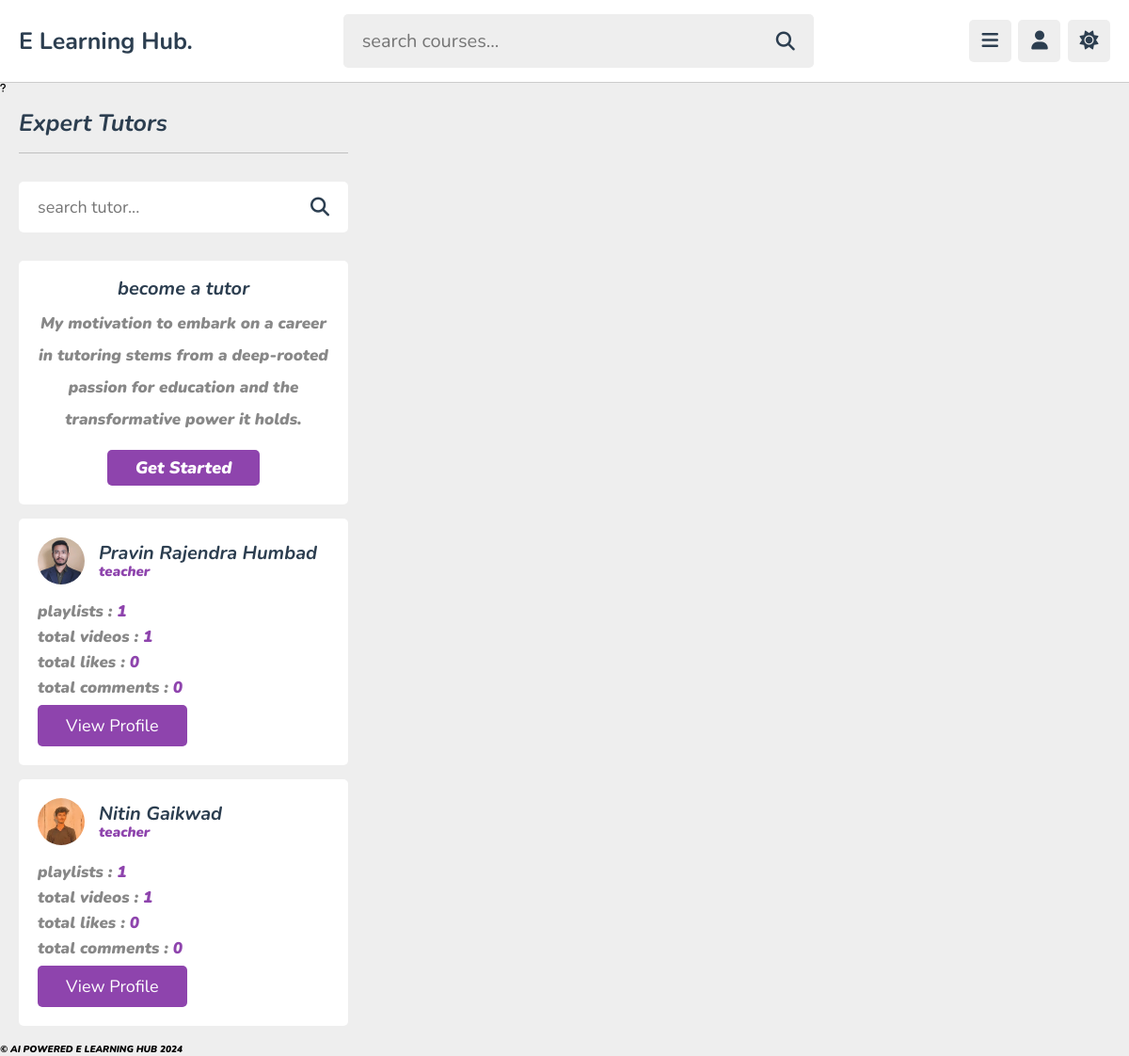
Screenshot of /teachers.php (signed in) with the database file from the repository.
### tables this page shows
CREATE TABLE `tutors` (
  `id` varchar(20) NOT NULL,
  `name` varchar(50) NOT NULL,
  `profession` varchar(50) NOT NULL,
  `email` varchar(50) NOT NULL,
  `password` varchar(50) NOT NULL,
  `image` varchar(100) NOT NULL
);

### teachers.php (the view, shortened to what this page needs)
<?php
include 'components/connect.php';
?>
<!DOCTYPE html>
<html lang="en">
<head>
   <link rel="stylesheet" href="https://cdnjs.cloudflare.com/ajax/libs/font-awesome/6.2.0/css/all.min.css">
   <link rel="stylesheet" href="css/style.css">
</head>
<body>
<?php include 'components/user_header.php'; ?>
<section class="teachers">
   <h1 class="heading">expert tutors</h1>
   <form action="search_tutor.php" method="post" class="search-tutor">
      <input type="text" name="search_tutor" maxlength="100" placeholder="search tutor..." required>
      <button type="submit" name="search_tutor_btn" class="fas fa-search"></button>
   </form>
   <div class="box-container">
      <div class="box offer">
         <h3>become a tutor</h3>
         <p>My motivation to embark on a career in tutoring stems from a deep-rooted passion for education and the transformative power it holds.</p>
         <a href="admin/register.php" class="inline-btn">get started</a>
      </div>
      <?php
         $select_tutors = $conn->prepare("SELECT * FROM `tutors`");
         $select_tutors->execute();
         if($select_tutors->rowCount() > 0){
            while($fetch_tutor = $select_tutors->fetch(PDO::FETCH_ASSOC)){
               $tutor_id = $fetch_tutor['id'];
               $count_playlists = $conn->prepare("SELECT * FROM `playlist` WHERE tutor_id = ?");
               $count_playlists->execute([$tutor_id]);
               $total_playlists = $count_playlists->rowCount();
               $count_contents = $conn->prepare("SELECT * FROM `content` WHERE tutor_id = ?");
               $count_contents->execute([$tutor_id]);
               $total_contents = $count_contents->rowCount();
               $count_likes = $conn->prepare("SELECT * FROM `likes` WHERE tutor_id = ?");
               $count_likes->execute([$tutor_id]);
               $total_likes = $count_likes->rowCount();
               $count_comments = $conn->prepare("SELECT * FROM `comments` WHERE tutor_id = ?");
               $count_comments->execute([$tutor_id]);
               $total_comments = $count_comments->rowCount();
      ?>
      <div class="box">
         <div class="tutor">
            <img src="uploaded_files/<?= $fetch_tutor['image']; ?>" alt="">
            <div>
               <h3><?= $fetch_tutor['name']; ?></h3>
               <span><?= $fetch_tutor['profession']; ?></span>
            </div>
         </div>
         <p>playlists : <span><?= $total_playlists; ?></span></p>
         <p>total videos : <span><?= $total_contents ?></span></p>
         <p>total likes : <span><?= $total_likes ?></span></p>
         <p>total comments : <span><?= $total_comments ?></span></p>
         <form action="tutor_profile.php" method="post">
            <input type="submit" value="view profile" name="tutor_fetch" class="inline-btn">
         </form>
      </div>
      <?php
            }
         }else{
            echo '<p class="empty">no tutors found!</p>';
         }
      ?>
   </div>
</section>
<?php include 'components/footer.php'; ?>
</body>
</html>

### components/user_header.php (shortened to what this page needs)
<header class="header">
   <section class="flex">
      <a href="home.php" class="logo">E Learning Hub.</a>
      <form action="search_course.php" method="post" class="search-form">
         <input type="text" name="search_course" placeholder="search courses..." required maxlength="100">
         <button type="submit" class="fas fa-search" name="search_course_btn"></button>
      </form>
      <div class="icons">
         <div id="menu-btn" class="fas fa-bars"></div>
         <div id="user-btn" class="fas fa-user"></div>
         <div id="toggle-btn" class="fas fa-sun"></div>
      </div>
   </section>
</header>
<div class="side-bar">
   <nav class="navbar">
      <a href="chatbot.html"><i class="fas fa-question "><i><span>   chatbot</span></a>
   </nav>
</div>

### components/footer.php
<footer class="footer">
   &copy; AI POWERED E LEARNING HUB <?= date('Y'); ?> <span></span>
</footer>

### css/style.css (style rules this page uses)
:root { --main-color:#8e44ad; --red:#e74c3c; --oragen:#f39c12; --white:#fff; --black:#2c3e50; --light-color:#888; --light-bg:#eee; --border:.1rem solid rgba(0,0,0,.2); }
* { font-family: 'Nunito', sans-serif; margin: 0; padding: 0; box-sizing: border-box; outline: none; border: none; text-decoration: none; }
html { font-size: 62.5%; overflow-x: hidden; }
body { background-color: var(--light-bg); padding-left: 30rem; }
section { padding:2rem; max-width: 1200px; margin: auto; display: -ms-inline-grid; }
.btn, .option-btn, .delete-btn, .inline-btn, .inline-option-btn, .inline-delete-btn { border-radius: .5rem; padding: 1rem 3rem; font-size: 1.8rem; color: #fff; margin-top: 1rem; text-transform: capitalize; cursor: pointer; text-align: center; }
.inline-btn, .inline-option-btn, .inline-delete-btn { display: inline-block; }
.btn, .inline-btn { background-color: var(--main-color); }
.heading { padding-bottom: 1.8rem; border-bottom: var(--border); font-size: 2.5rem; color: var(--black); text-transform: capitalize; margin-bottom: 3rem; }
.header { background-color: var(--white); border-bottom: var(--border); position: sticky; top: 0; left: 0; right: 0; z-index: 1000; }
.header .flex { padding: 1.5rem 2rem; position: relative; display: flex; align-items: center; justify-content: space-between; }
.header .flex .logo { font-size: 2.5rem; color: var(--black); font-weight: bolder; }
.header .flex .search-form { width: 50rem; border-radius: .5rem; display: flex; align-items: center; gap: 2rem; padding: 1.5rem 2rem; background-color: var(--light-bg); }
.header .flex .search-form input { width: 100%; background:none; font-size: 2rem; color: var(--black); }
.header .flex .search-form button { font-size: 2rem; color: var(--black); cursor: pointer; background: none; }
.header .flex .icons div { font-size: 2rem; color: var(--black); border-radius: .5rem; height: 4.5rem; cursor: pointer; width: 4.5rem; line-height: 4.4rem; background-color: var(--light-bg); text-align: center; margin-left: .5rem; }
.side-bar { position: fixed; top: 0; left: 0; height: 100vh; width: 30rem; background-color: var(--white); border-right: var(--border); z-index: 1200; }
.side-bar .navbar a { display:block; padding: 2rem; margin: .5rem 0; font-size: 1.8rem; }
.side-bar .navbar a i { color: var(--main-color); margin-right: 1.5rem; transition: .2s linear; }
.teachers .search-tutor { margin-bottom: 3rem; display: flex; align-items: center; gap: 1.5rem; padding: 1.5rem 2rem; background-color: var(--white); border-radius: .5rem; }
.teachers .search-tutor input { width: 100%; font-size: 1.8rem; color: var(--black); background: none; }
.teachers .search-tutor button { font-size: 2rem; cursor: pointer; color: var(--black); background: none; }
.teachers .box-container { display: grid; grid-template-columns: repeat(auto-fit, 35rem); gap: 1.5rem; align-items: flex-start; justify-content: center; }
.teachers .box-container .box { border-radius: .5rem; padding: 2rem; background-color: var(--white); }
.teachers .box-container .box .tutor { margin-bottom: 1rem; display: flex; align-items: center; gap: 1.5rem; }
.teachers .box-container .box .tutor img { height: 5rem; width: 5rem; object-fit: cover; border-radius: 50%; }
.teachers .box-container .box .tutor h3 { color: var(--black); font-size: 2rem; margin-bottom: .2rem; }
.teachers .box-container .box .tutor span { color: var(--main-color); font-size: 1.5rem; }
.teachers .box-container .box p { padding-top: 1rem; font-size: 1.7rem; color: var(--light-color); }
.teachers .box-container .box p span { color: var(--main-color); }
.teachers .box-container .offer { text-align: center; }
.teachers .box-container .offer h3 { font-size: 2rem; color: var(--black); }
.teachers .box-container .offer p { line-height: 2; padding-bottom: .5rem; }
@media (max-width:1200px) { body { padding-left: 0; } }
@media (max-width:1200px) { .side-bar { transition: .2s linear; left: -30rem; } }

### rows the page displays
tutors: image (picture), name "Pravin Rajendra Humbad", profession "teacher", total_playlists "1", total_contents "1", total_likes "0", total_comments "0"
tutors: image (picture), name "Nitin Gaikwad", profession "teacher", total_playlists "1", total_contents "1", total_likes "0", total_comments "0"
